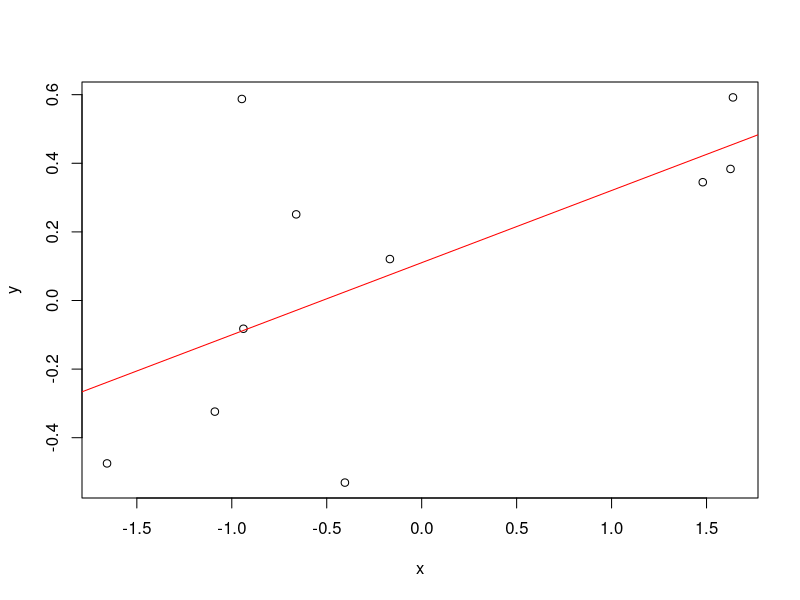

Here is the R script that generated this plot:
## ---- chunk 1
n <- 10
slope <- 0.2
noise.sd <- 0.25
xy <- data.frame( x=rnorm(n))
xy$y <- xy$x * slope + noise.sd*rnorm(n)
summary(xy)
## ---- chunk 2
xy.lm <- lm( y ~ x, data=xy )
summary(xy.lm)
## ---- chunk 3
plot( y ~ x, data=xy )
abline(coef(xy.lm),col='red')
